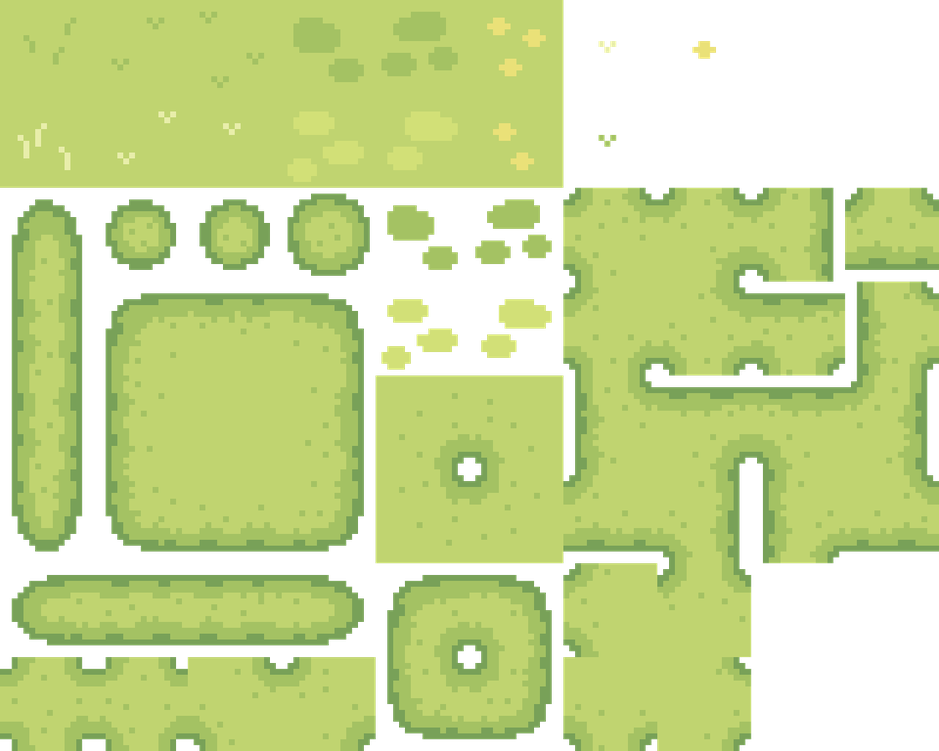
#> input picture gym-sokoban/gym_sokoban/envs/surface/grass.png, 939 x 751 px, shrunk from 1280 x 1024 before the run, found by its file name
$ python map_terrain.py
#> lines starting #> are read from the running program, lines starting #| are printed output that depends on the picture
from PIL import Image
import cv2
import itertools as it
import numpy as np
import json
import threading
mapped = {'edge':{}, 'coner':{}}

path = 'xsbs/1/1.xsb'
class data:
    tile_choose = 0
    ok = False

def thrd():
    while True:
        try:
            data.tile_choose =int(input('Tile: '))
            data.ok = input('OK?: ').lower() == '.'
        except:
            pass

def foo(l,c):
 yield from it.product(*([l]*c))

def get_img(s):
    tmap = np.zeros((3,3))
    index = 0
    for i in range(tmap.shape[0]):
        for j in range(tmap.shape[1]):
            tmap[i,j] = s[index] == '3'
            index+= 1

    img = np.zeros((128*tmap.shape[0],128*tmap.shape[1],3))
    for i in range(tmap.shape[0]):
        for j in range(tmap.shape[1]):
            x = 128*i
            y = 128*j
            if tmap[i,j] == 1:
                img[x:x+128,y:y+128,0] = 200
            else:
                img[x:x+128,y:y+128,1] = 200

    return img
grass_img = "D:\\2023-2024\\RNN\\Sokoban\\themes\\Sprout Lands - Sprites - Basic pack\\Tilesets\\grass.png"
grass_tileset = Image.open(grass_img)
#> grass_tileset is the input picture: PIL image 939x751 RGBA; mean R, G, B, A 128.6, 146.1, 77, 177.9
#cvt to RGBA
grass_tileset = grass_tileset.convert('RGBA')
grass_tile_images = []
for i in range(0, grass_tileset.width, 128):
        for j in range(0, grass_tileset.height, 128):
            #crop the image to get the tile
            grass_tile_images.append(grass_tileset.crop((i, j, i + 128, j + 128)))
#> after the loop, grass_tile_images = 48 items
#> the answer given: 1
def get_grass_img(index):
    return grass_tile_images[index]

map_list = [''.join(x) for x in foo('30',9)]
thread = threading.Thread(target=thrd)
thread.start()


for i,s in enumerate(map_list):
    edge_hash = ''.join([s[c] for c in range(1,len(s),2)])
    coner_hash = ''.join([s[c] for c in range(0,len(s),2)])
    is_conner = False

    if edge_hash == '3333':
        continue
    if s[4] == '3' or (edge_hash in mapped['edge'] and not is_conner ) or (coner_hash in mapped['coner'] and is_conner):
        continue
    if edge_hash in mapped['edge']:
        is_conner = True
    print(edge_hash,coner_hash)
    tile_choose = 0
    print(f'Iter {i}/{len(map_list)}: {s} ')
    show_img = np.zeros((128*3,128*3,3))
    curr_map = get_img(s)
    show_img[:128*3,:,:] = curr_map
    cv2.imshow('grass',np.array(get_grass_img(tile_choose))[:,:,0:3])
    cv2.imshow('frame',show_img)
    while True:
        tile_choose = data.tile_choose
        cv2.imshow('grass',np.array(get_grass_img(tile_choose))[:,:,0:3])
        cv2.imshow('frame',show_img)
        if cv2.waitKey(1) & 0xFF == ord('q'):
            break
        if data.ok:
            if not is_conner:
                mapped['edge'][edge_hash] = tile_choose
            else:
                mapped['coner'][coner_hash] = tile_choose
            data.ok = False
            with open('map_terrain.json','w') as f:
                 json.dump(mapped,f)
            break
#> this loop made 512 passes
#| 3330 33030
#| 3330 33000
#| 3303 33033
#| 3303 33030
#| 3300 33033
#| 3300 33030
#| 3303 33003
#| 3303 33000
#> (further printed lines are left out)
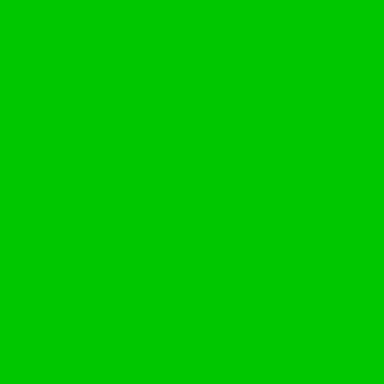
#> show_img: shape (384, 384, 3) float64; mean of channels 0, 1, 2 0, 200, 0; drawn as R, G, B
#> after the loop, mapped = 2 items
print("-----------Done-------------")
